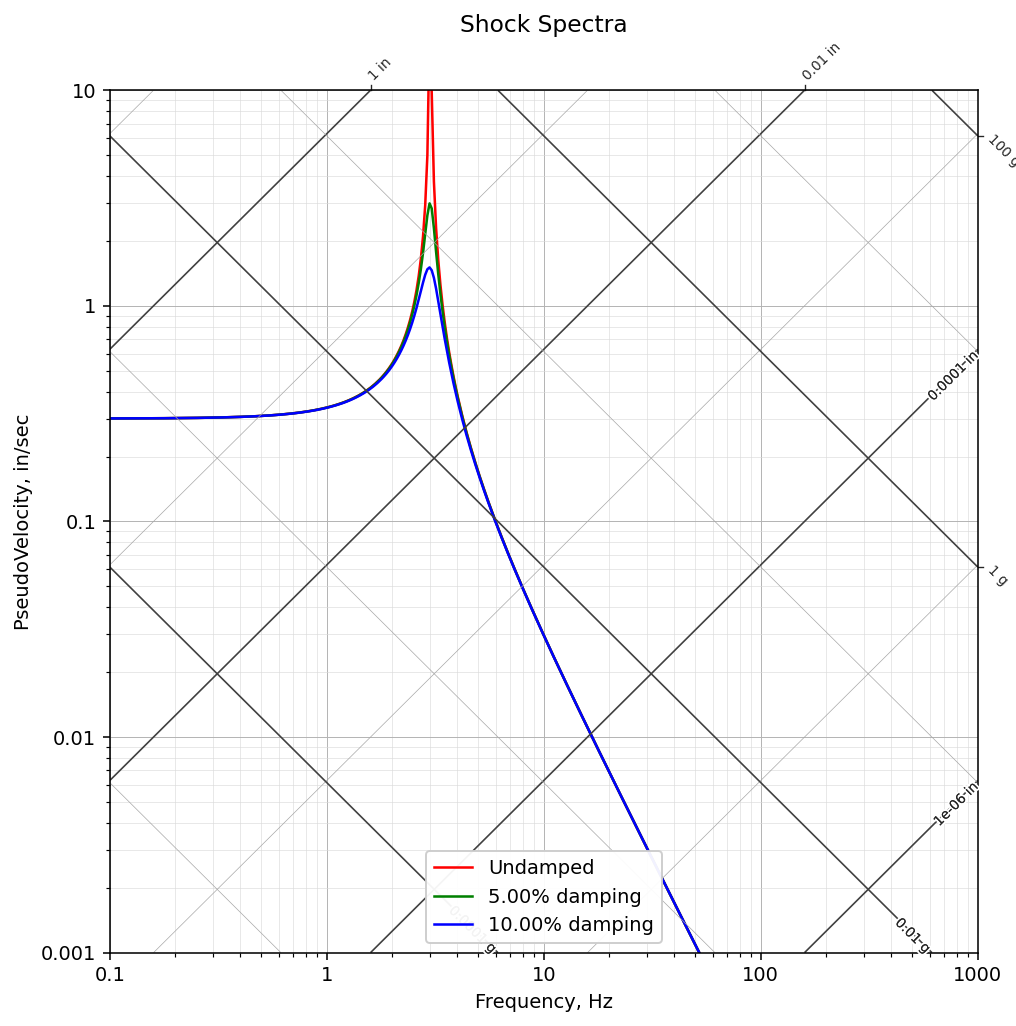

Generate this figure with Python:
"""Reproduce the DPlot commercial tripartite layout:
   https://www.dplot.com/tripartite/shock-spectra-on-tripartite-grid.png

   - dense 1..9 per-decade diagonals
   - labels at m=1 and m=5 per decade, with unit suffix ("5 in.", "1 g")
   - no in-plot axis titles
   - wide range: 0.1-1000 Hz, 0.001-10 in/s
   - three damping curves plotted over the grid
"""
import math
import matplotlib
matplotlib.use("Agg")
import matplotlib.pyplot as plt
import numpy as np

import triplot  # noqa: F401


def srs(f, fn, zeta):
    """Toy SRS amplitude for a SDOF with natural freq fn, damping zeta."""
    r = f / fn
    mag = 1.0 / np.sqrt((1 - r**2) ** 2 + (2 * zeta * r) ** 2)
    # fold into pseudo-velocity-like shape peaking around fn
    return mag * (fn * 0.5)


fig, ax = plt.subplots(figsize=(8, 8), subplot_kw={"projection": "tripartite", "style": "dplot"})
ax.set_xlim(0.1, 1000)
ax.set_ylim(0.001, 10)

f = np.logspace(-1, 3, 400)
fn = 3.0  # peak near 3 Hz like the reference
for zeta, color, label in [(0.001, "red", "Undamped"),
                            (0.05, "green", "5.00% damping"),
                            (0.10, "blue", "10.00% damping")]:
    v = srs(f, fn, zeta) * 0.2
    ax.plot(f, v, color=color, linewidth=1.3, label=label)

ax.set_title("Shock Spectra")
ax.set_xlabel("Frequency, Hz")
ax.set_ylabel("PseudoVelocity, in/sec")
ax.legend(loc="lower center", framealpha=0.95)

import os
out = os.path.join(os.path.dirname(os.path.abspath(__file__)), "dplot_style.png")
fig.savefig(out, dpi=140, bbox_inches="tight")
print(f"wrote {out}")
